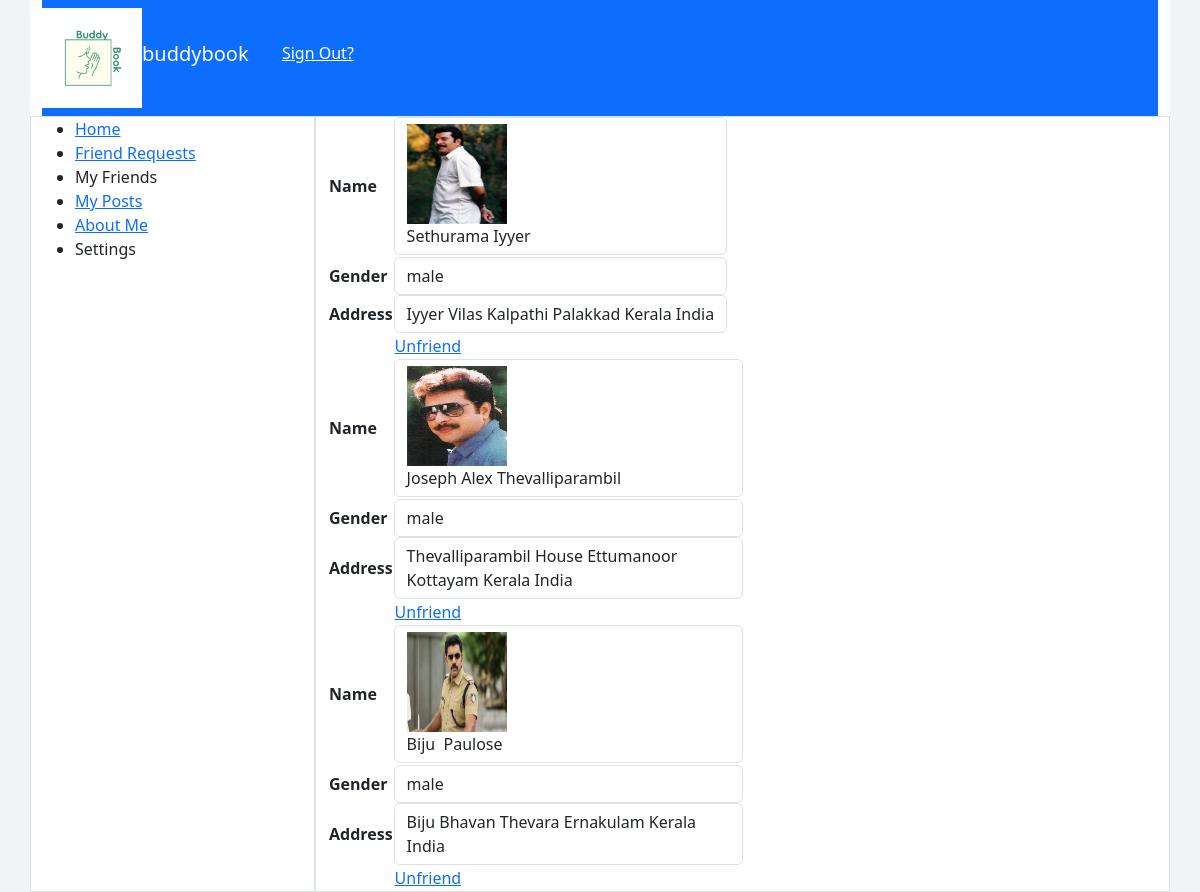
Before: /friend_list/ (signed in) with the older database file.
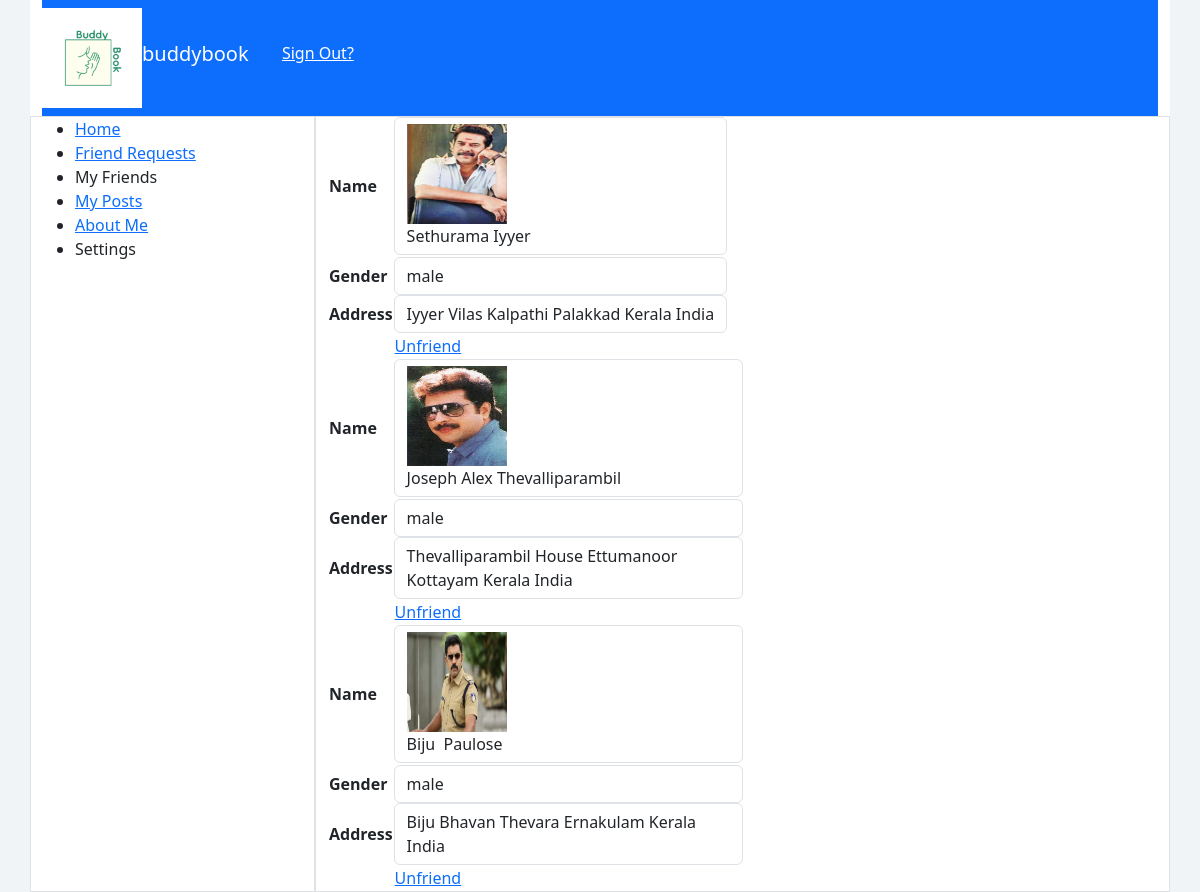
After: the same page with the newer database file.
### app_buddy/models.py (models this page shows)
class friend_tb(models.Model):
    requested_to=models.CharField(max_length=20,default=0)
    request_from=models.ForeignKey(register_tb,on_delete=models.CASCADE,default=0)
    status=models.CharField(max_length=20,default='pending')

class register_tb(models.Model):
    first_name=models.CharField(max_length=20)
    last_name=models.CharField(max_length=20)
    gender=models.CharField(max_length=20)
    dob=models.CharField(max_length=20)
    email=models.CharField(max_length=20)
    phone=models.CharField(max_length=20)
    address=models.CharField(max_length=20)
    photo=models.FileField()
    user_name=models.CharField(max_length=20)
    password=models.CharField(max_length=20)

### app_buddy/views.py (the view)
# urls.py: path('friend_list/',views.friend_list,name='friend_list'),
def friend_list(request):
    my_id=request.session['yourself']
    my_friends=friend_tb.objects.filter(status=my_id)
    return render(request,'app_buddy/friend_list.html',{'key':my_friends})

### template/app_buddy/friend_list.html (shortened to what this page needs)
<!DOCTYPE html>
<html lang="en">
<head>
  <link rel="stylesheet" href="/static/bootstrap-5.3.2-dist/css/bootstrap.css">
</head>
<body style="background-color:rgb(241, 244, 246);">
  <div class="container bg-white">
      <div class="navbar navbar-expand-lg bg-primary">
          <img src="/media/buddy_book_Logo.png" alt="" height="100" width="100" class="bg-white"><h5 style="color:white;">buddybook</h5>&nbsp;&nbsp;&nbsp;&nbsp;<h6 class="align-content-end"></h6><h6>&nbsp;&nbsp;&nbsp;&nbsp;<a href="{% url 'log_out' %}" class="text-white">Sign Out?</a></h6>
      </div>
      <div class="row">
          <div class="col-3 border">
              <ul>
                <li><a href="{% url 'home' %}">Home</a></li>
                <li><a href="{% url 'friend_request' %}">Friend Requests</a></li>
                <li>My Friends</li>
                <li><a href="{% url 'my_post' %}">My Posts</a></li>
                <li><a href="{% url 'about_me' %}">About Me</a></li>
                <li>Settings</li>
              </ul>
          </div>
          <div class="col-9 border">
                <div class="col-6">
                    {% for i in key %}
                     <table>
                        <tr>
                            <th>Name</th>
                            <td class="form-control"><div class="col-2">
                                <img src="{{i.request_from.photo.url}}" alt="No picture" height="100px" width="100px">
                            </div>{{i.request_from.first_name}}&nbsp;{{i.request_from.last_name}}</td>
                        </tr>
                        <tr>
                           <td><input type="hidden" name="friend_id" value="{{i.request_from.id}}"></td>
                        </tr>
                        <tr>
                            <th>Gender</th>
                            <td class="form-control">{{i.request_from.gender}}</td>
                        </tr>
                        <tr>
                            <th>Address</th>
                            <td class="form-control">{{i.request_from.address}}</td>
                        </tr>
                        <tr>
                            <th></th>
                            <td><a href="{% url 'unfriend' i.id %}">Unfriend</a></td>
                        </tr>
                     </table>
                    {% endfor %}
                </div>
            </div>
      </div>
  </div>
</body>
</html>

Changed rows visible on the page:
changed through a linked row, friend_tb "Sethurama": request_from.photo: a different picture
